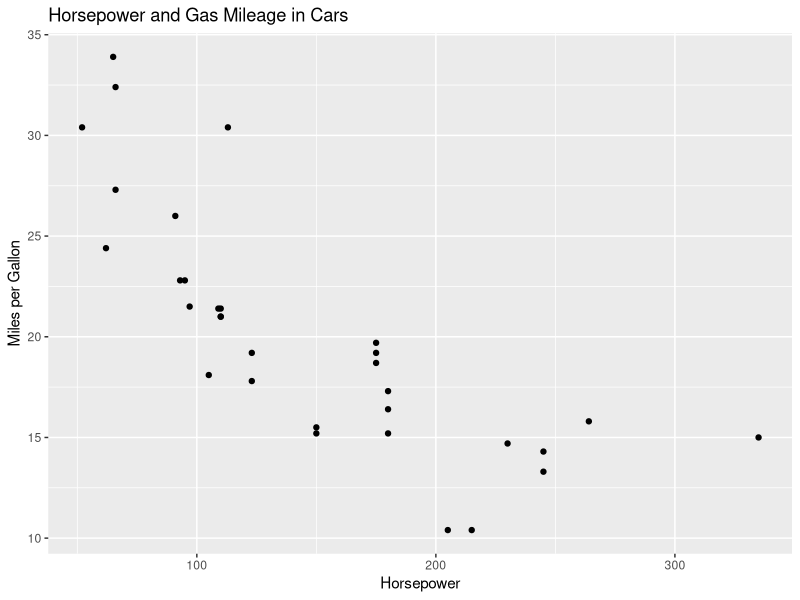

This chart was generated by the following R code:
## ---- chunk 1
knitr::opts_chunk$set(echo = TRUE, message=FALSE, warning=FALSE, fig.height = 4, fig.width = 6)
## ---- chunk 2
library(tidyverse)
library(knitr)
## ---- chunk 3
ggplot(data=mtcars, aes(x=hp, y=mpg)) + geom_point() + 
  labs(title = "Horsepower and Gas Mileage in Cars",
         x="Horsepower", y = "Miles per Gallon")
## ---- chunk 4
CarsSummary <- mtcars %>% group_by(cyl) %>% summarize(Mean_mpg = mean(mpg), 
                                                      Min_mpg = min(mpg), 
                                                      Max_mpg = max(mpg))
kable(CarsSummary,  caption="Table of MPG by Car Type")
